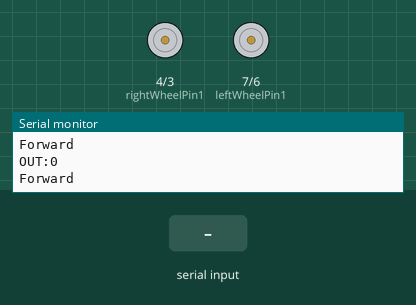
A sketch run on a simulated ESP32-S3. On the bench: motor-driver pin pairs drawn as motors (green arrow = first pin HIGH = forward, orange = second pin HIGH = backward, longer = more drive, scaled by the enable pin), the last lines printed to the serial monitor. Inputs (shaded band) come from the test bench.

Above: at 3.8 s.
3.9 s: "999\n" received over Serial
5.5 s: "90,45\n" received over Serial
At 6.4 s:
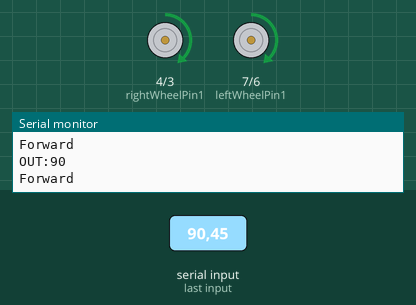
7.5 s: "30,150\n" received over Serial
At 9.0 s:
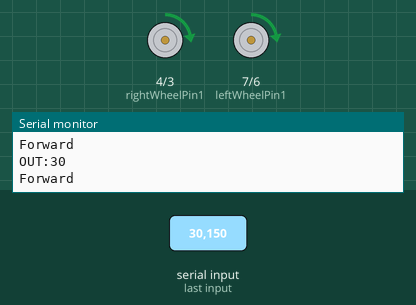
9.5 s: "200\n" received over Serial
At 10.6 s:
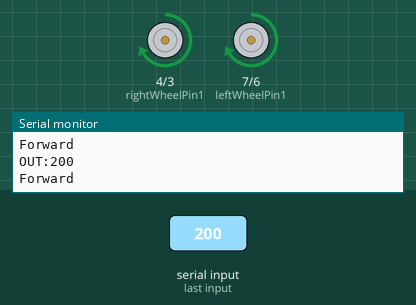
11.5 s: "90\n" received over Serial
At 13.3 s:
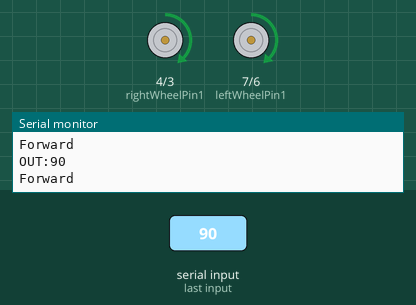
Timing chart, 0 to 14.5 s (numbered marks = the images above; inputs shaded):
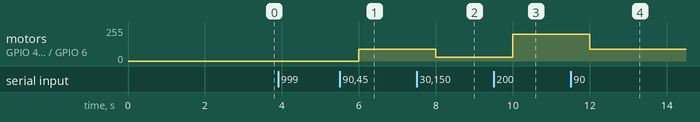

The sketch:

motorTest.ino
```cpp
#include "var.hpp"

// Motors //////////////////////////////////////////////////////////////////////////////////////////////////

const uint8_t leftWheelPin1 = 7;
const uint8_t leftWheelPin2 = 6;
const uint8_t leftPWMpin = 5;

const uint8_t rightWheelPin1 = 4;
const uint8_t rightWheelPin2 = 3;
const uint8_t rightPWMpin = 2;
/*
const uint8_t leftWheelPin1 = 4;
const uint8_t leftWheelPin2 = 5;
const uint8_t leftPWMpin = 6;

const uint8_t rightWheelPin1 = 8;
const uint8_t rightWheelPin2 = 9;
const uint8_t rightPWMpin = 10;
*/
VAR_HPP_::motor left(leftWheelPin1, leftWheelPin2, leftPWMpin);
VAR_HPP_::motor right(rightWheelPin1,rightWheelPin2,rightPWMpin);


short out = 0;

unsigned long currentMillis = 0;
unsigned long previousMillis = 0;
uint16_t inputTime = 1000;

void setup() {
  Serial.begin(9600);
  Serial.println("Ready");

  // Motors ////////////////////////////////////////////////////////////////////////////////
  pinMode(leftWheelPin1, OUTPUT);
  pinMode(leftWheelPin2, OUTPUT);
  pinMode(leftPWMpin, OUTPUT);

  pinMode(rightWheelPin1, OUTPUT);
  pinMode(rightWheelPin2, OUTPUT);
  pinMode(rightPWMpin, OUTPUT);

}

void loop() {
  if(currentMillis - previousMillis >= inputTime){
      if(Serial.available())
        out = readInput();
      Serial.print("OUT: ");
      Serial.println(out);
      if(out == 999){
        left.brake();
        right.brake();
      }
      else{
      left.drive(out);
      right.drive(out);
      }
      previousMillis = currentMillis;
  }

  currentMillis = millis();
}

short readInput(){
  return Serial.readStringUntil('\n').toInt();
}
```

var.hpp
```cpp
#include <stdint.h>
//#include <cmath>
//#include "esp32-hal-gpio.h"
//#include "esp32-hal.h"
// PID loop controls
#ifndef VAR_HPP_
#define VAR_HPP_

// Motor class //////////////////////////////////////////////////////////////////////////////////////////////////
/*
PWM   in1    in2
0     0       0     Coast
0     1       1     brake
1     0       0     Coast
1     1       0     Forward
1     0       1     Reverse
1     1       1     brake

*/
class motor {// I'm too lazy to make an actual cpp file for this so it'll be somewhat cramped
public:
  motor (const uint8_t& in1, const uint8_t& in2, const uint8_t& pwm){ in1_ = &in1; in2_ = &in2; pwm_ = &pwm; };

  void brake(){
    manual(0,true,true);
    Serial.println("BRAKE");
  }

  void drive(int signal){// receives input -255 to 255 for motor speed (0 for coast, negative for reverse, and positive for forward)
    if (signal < 0){ // reverse
      manual(signal, false, true);
      Serial.println("Reverse");
    }
    else{ // forward
      manual(signal, true, false);
      Serial.println("Forward");
    }
  };

  void manual(short signal, bool in1, bool in2){
    short output;
    signal = abs(signal);
    if(signal > 255)
      output = 255;
    else
      output = signal;

    Serial.print("OUT:");
    Serial.println(output);

    analogWrite(*pwm_, output);
    digitalWrite(*in1_, in1);
    digitalWrite(*in2_, in2);
  }


private: // pointers to const pin references
  const uint8_t *pwm_;
  const uint8_t *in1_;
  const uint8_t *in2_;
};


#endif // VAR_HPP_
```

Measured:
- after the input at 5.5 s, motor on GPIO 4 (rightWheelPin1) / GPIO 3 (rightWheelPin2), motor on GPIO 7 (leftWheelPin1) / GPIO 6 (leftWheelPin2): stopped → forward 90/255 after 0.50 s
- after the input at 7.5 s, motor on GPIO 4 (rightWheelPin1) / GPIO 3 (rightWheelPin2), motor on GPIO 7 (leftWheelPin1) / GPIO 6 (leftWheelPin2): forward 90/255 → forward 30/255 after 0.50 s
- after the input at 9.5 s, motor on GPIO 4 (rightWheelPin1) / GPIO 3 (rightWheelPin2), motor on GPIO 7 (leftWheelPin1) / GPIO 6 (leftWheelPin2): forward 30/255 → forward 200/255 after 0.50 s
- after the input at 11.5 s, motor on GPIO 4 (rightWheelPin1) / GPIO 3 (rightWheelPin2), motor on GPIO 7 (leftWheelPin1) / GPIO 6 (leftWheelPin2): forward 200/255 → forward 90/255 after 0.50 s
